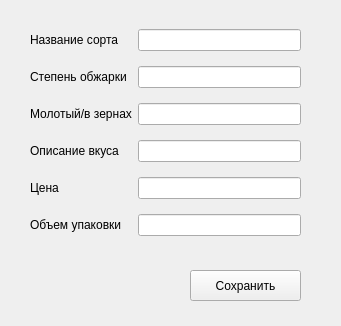
<?xml version="1.0" encoding="UTF-8"?>
<ui version="4.0">
 <class>widget</class>
 <widget class="QWidget" name="widget">
  <property name="geometry">
   <rect>
    <x>0</x>
    <y>0</y>
    <width>341</width>
    <height>326</height>
   </rect>
  </property>
  <property name="windowTitle">
   <string>Добавление</string>
  </property>
  <widget class="QWidget" name="gridLayoutWidget">
   <property name="geometry">
    <rect>
     <x>30</x>
     <y>20</y>
     <width>271</width>
     <height>231</height>
    </rect>
   </property>
   <layout class="QGridLayout" name="gridLayout">
    <item row="3" column="0">
     <widget class="QLabel" name="lbl_4">
      <property name="text">
       <string>Описание вкуса</string>
      </property>
     </widget>
    </item>
    <item row="2" column="0">
     <widget class="QLabel" name="lbl_3">
      <property name="text">
       <string>Молотый/в зернах</string>
      </property>
     </widget>
    </item>
    <item row="1" column="0">
     <widget class="QLabel" name="lbl_2">
      <property name="text">
       <string>Степень обжарки</string>
      </property>
     </widget>
    </item>
    <item row="0" column="0">
     <widget class="QLabel" name="lbl_1">
      <property name="text">
       <string>Название сорта</string>
      </property>
     </widget>
    </item>
    <item row="5" column="0">
     <widget class="QLabel" name="lbl_6">
      <property name="text">
       <string>Объем упаковки</string>
      </property>
     </widget>
    </item>
    <item row="4" column="0">
     <widget class="QLabel" name="lbl_5">
      <property name="text">
       <string>Цена</string>
      </property>
     </widget>
    </item>
    <item row="0" column="1">
     <widget class="QLineEdit" name="le_sort"/>
    </item>
    <item row="1" column="1">
     <widget class="QLineEdit" name="le_degree"/>
    </item>
    <item row="2" column="1">
     <widget class="QLineEdit" name="le_ground"/>
    </item>
    <item row="3" column="1">
     <widget class="QLineEdit" name="le_taste"/>
    </item>
    <item row="4" column="1">
     <widget class="QLineEdit" name="le_cost"/>
    </item>
    <item row="5" column="1">
     <widget class="QLineEdit" name="le_volume"/>
    </item>
   </layout>
  </widget>
  <widget class="QPushButton" name="btn_save">
   <property name="geometry">
    <rect>
     <x>190</x>
     <y>270</y>
     <width>111</width>
     <height>31</height>
    </rect>
   </property>
   <property name="text">
    <string>Сохранить</string>
   </property>
  </widget>
 </widget>
 <resources/>
 <connections/>
</ui>
